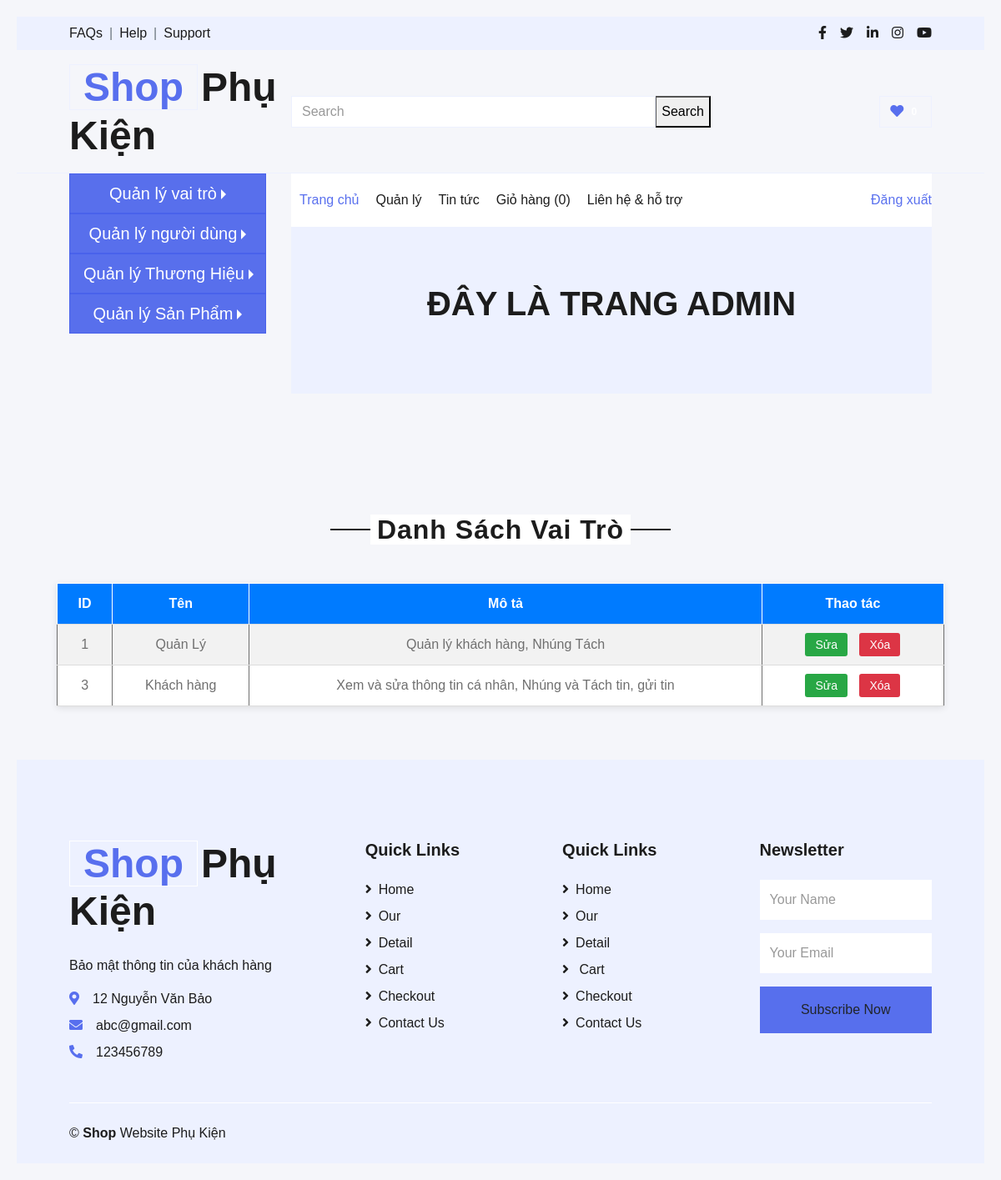
The page /admin.php?type=VaiTro (signed in) on the database its author committed.
### tables this page shows
CREATE TABLE `role` (
  `idrole` int(11) NOT NULL,
  `namerole` varchar(100) NOT NULL,
  `mota` varchar(100) NOT NULL
);

### Model/mVaiTro.php (called while the page is built, shortened)
<?php
include_once("ketnoi.php");
class modelVaiTro
{
    public function selectAllVaiTro()
    {
        $p = new clsketnoi();
        $con = $p->MoKetNoi();
        $truyvan = "select * from role";
        $ketqua = mysqli_query($con, $truyvan);
        return $ketqua;
    }
}

### Controller/cVaiTro.php (called while the page is built, shortened)
<?php
include_once("Model/mVaiTro.php");
class controlVaiTro
{
    public function getAllVaiTro()
    {
        $p = new modelVaiTro();
        $kq = $p->selectAllVaiTro();
        if (mysqli_num_rows($kq) > 0) {
            return $kq;
        } else {
            return false;
        }
    }
}

### Model/ketnoi.php (called while the page is built, shortened)
<?php
class clsketnoi {
    function MoKetNoi() {
        $this->conn = new mysqli("localhost", "root", "", "cnm");
        return $this->conn;
    }
}
?>

### View/qlVaiTro.php (the view, shortened to what this page needs)
<?php
include_once("Controller/cVaiTro.php");
$p = new controlVaiTro();
$kq = $p->getAllVaiTro();
?>
<!DOCTYPE html>
<html lang="vi">
<head>
</head>
<body>
    <?php
    if ($kq) {
        echo "<table>";
        echo "<tr>
                <th>ID</th>
                <th>Tên</th>
                <th>Mô tả</th>
                <th>Thao tác</th>
              </tr>";
        while ($r = mysqli_fetch_assoc($kq)) {
            echo "<tr>";
            echo "<td>" . $r["idrole"] . "</td>";
            echo "<td>" . $r["namerole"] . "</td>";
            echo "<td>" . $r["mota"] . "</td>";
            echo "<td class='action-links'>
                    <a class='update' href='?action=updateVT&id=" . $r['idrole'] . "'>Sửa</a>
                    <a class='delete' href='?action=deleteVT&id=" . $r['idrole'] . "'>Xóa</a>
                  </td>";
            echo "</tr>";
        }
        echo "</table>";
    } else {
        echo "<p style='text-align:center;color:red;'>Lỗi xuất vai trò</p>";
    }
    ?>
</body>
</html>

### View/qlVaiTro.php (style rules this page uses)
body { font-family: Arial, sans-serif; background: #f5f6fa; margin: 0; padding: 20px; }
table { width: 80%; margin: auto; border-collapse: collapse; box-shadow: 0 2px 8px rgba(0, 0, 0, 0.1); background: #fff; }
th, td { padding: 12px 15px; text-align: center; border-bottom: 1px solid #ddd; }
th { background-color: #007bff; color: white; }
tr:nth-child(even) { background-color: #f2f2f2; }
.action-links a { text-decoration: none; padding: 6px 12px; border-radius: 3px; color: #fff; margin: 0 5px; font-size: 14px; }
.action-links a.update { background-color: #28a745; }
.action-links a.delete { background-color: #dc3545; }

### rows shown on the page
role: idrole "1", namerole "Quản Lý", mota "Quản lý khách hàng, Nhúng Tách"
role: idrole "3", namerole "Khách hàng", mota "Xem và sửa thông tin cá nhân, Nhúng và Tách tin, gửi tin"
